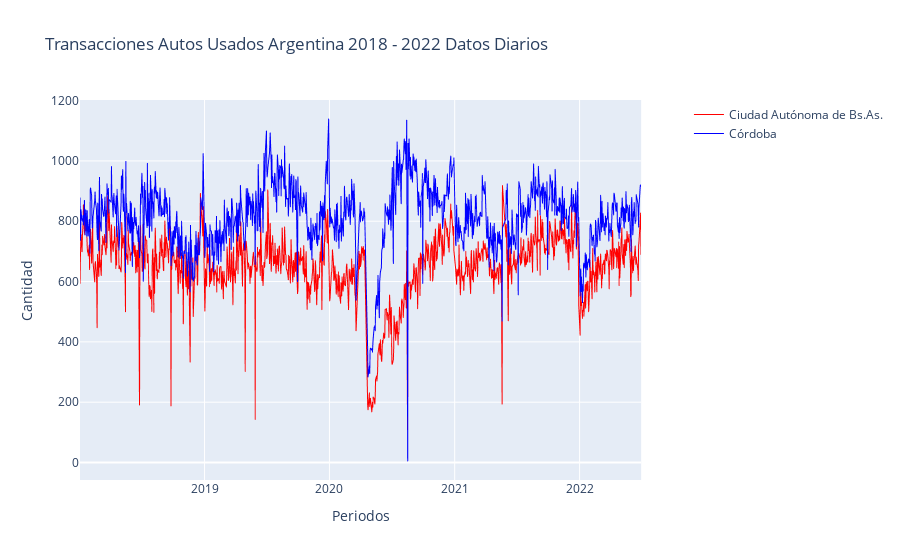

Write notebook code for a chart like this one.
### Code cell
get_line_plot(df_ts, "tramite_fecha", "Ciudad Autónoma de Bs.As.", "Córdoba", "Transacciones Autos Usados Argentina 2018 - 2022 Datos Diarios")

### Figure 1 — Plotly figure (JSON) as saved in the notebook; plotly's stock layout.template omitted (floating-point values rounded to 4 significant figures; data arrays with more than 128 entries replaced by an {"elided": "..."} marker saying what was removed)
{"data": [{"hovertemplate": "tramite_fecha=%{x}<br>Ciudad Autónoma de Bs.As.=%{y}<extra></extra>", "legendgroup": "", "line": {"color": "red", "dash": "solid", "width": 1}, "mode": "lines", "name": "Ciudad Autónoma de Bs.As.", "showlegend": true, "type": "scattergl", "x": {"elided": "1085 str values"}, "xaxis": "x", "y": {"elided": "1085 int values"}, "yaxis": "y"}, {"hovertemplate": "tramite_fecha=%{x}<br>Córdoba=%{y}<extra></extra>", "legendgroup": "", "line": {"color": "#0000ff", "dash": "solid", "width": 1}, "mode": "lines", "name": "Córdoba", "showlegend": true, "type": "scattergl", "x": {"elided": "1085 str values"}, "xaxis": "x", "y": {"elided": "1085 int values"}, "yaxis": "y"}], "layout": {"autosize": true, "title": {"text": "Transacciones Autos Usados Argentina 2018 - 2022 Datos Diarios"}, "xaxis": {"anchor": "y", "autorange": true, "domain": [0, 0.94], "range": ["2018-01-02", "2022-06-30"], "title": {"text": "Periodos"}, "type": "date"}, "yaxis": {"anchor": "x", "autorange": true, "domain": [0, 1], "range": [-58.0, 1202], "title": {"text": "Cantidad"}, "type": "linear"}, "yaxis2": {"anchor": "x", "overlaying": "y", "side": "right", "title": {"text": "Cantidad"}}}}
